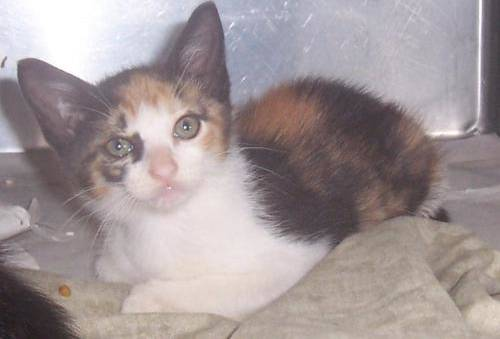
#> input picture dataset/dog n cat/train/cat/cat.10015.jpg, 500 x 339 px, found by its file name; its folder holds only this picture in this run
$ jupyter execute --allow-errors dog_vs_cat.ipynb
#> lines starting #> are read from the running program, lines starting #| are printed output that depends on the picture
[cell 1]
import numpy as np
import pandas as pd
import matplotlib.pyplot as plt
import os
import cv2
from sklearn.svm import SVC
from sklearn.model_selection import train_test_split, GridSearchCV
from sklearn.svm import SVC
from sklearn.metrics import accuracy_score,classification_report

[cell 2]
from google.colab import drive
drive.mount('/content/drive')

[cell 3]
images = []
labels = []
train_data = '/content/drive/MyDrive/dogcat/train'

count = 0
for i in os.listdir(train_data):
  category_path = os.path.join(train_data,i)

  for j in os.listdir(category_path):
    count+=1
    if (count == 1000):
      break
    image_path = os.path.join(category_path,j)
    image = cv2.imread(image_path,0)
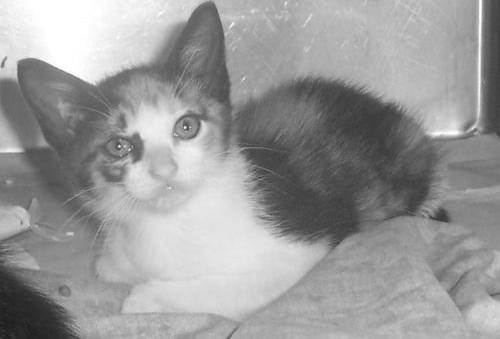
#> image: shape (339, 500); min 25, max 255, mean 153.9
    image = cv2.resize(image,(64,64))
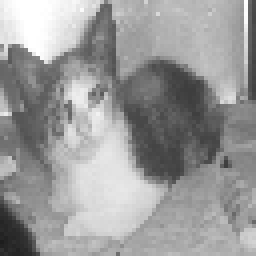
#> image: shape (64, 64) (shown 4 times larger); min 29, max 255, mean 154
    images.append(image)

    labels.append(i)

  count = 0
#> pass 2 of the loop `for i in os.listdir(train_data):`:
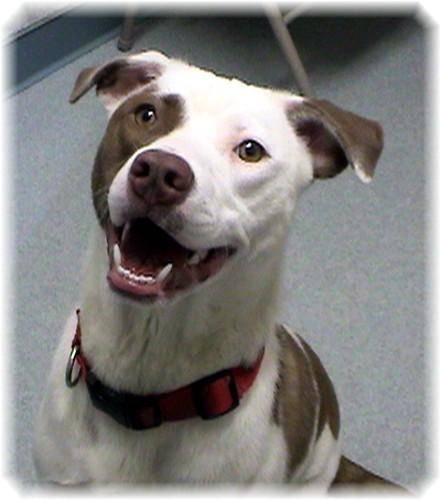
#> input picture dataset/dog n cat/train/dog/dog.101.jpg, 440 x 500 px, found by its file name
#> `image = cv2.imread(image_path,0)`:
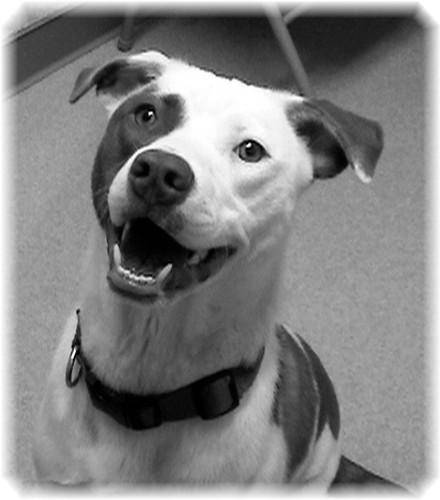
#> image: shape (500, 440); min 0, max 255, mean 129.1
#> `image = cv2.resize(image,(64,64))`:
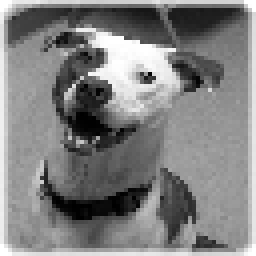
#> image: shape (64, 64) (shown 4 times larger); min 0, max 255, mean 128.8
